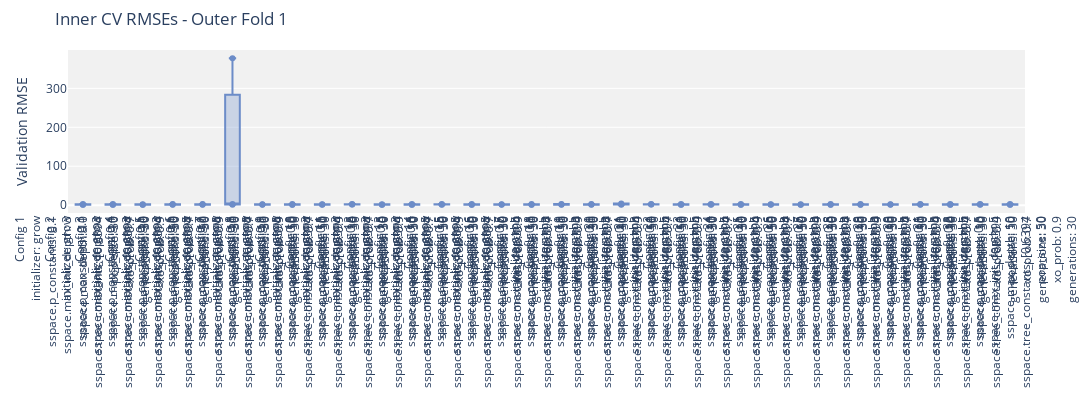
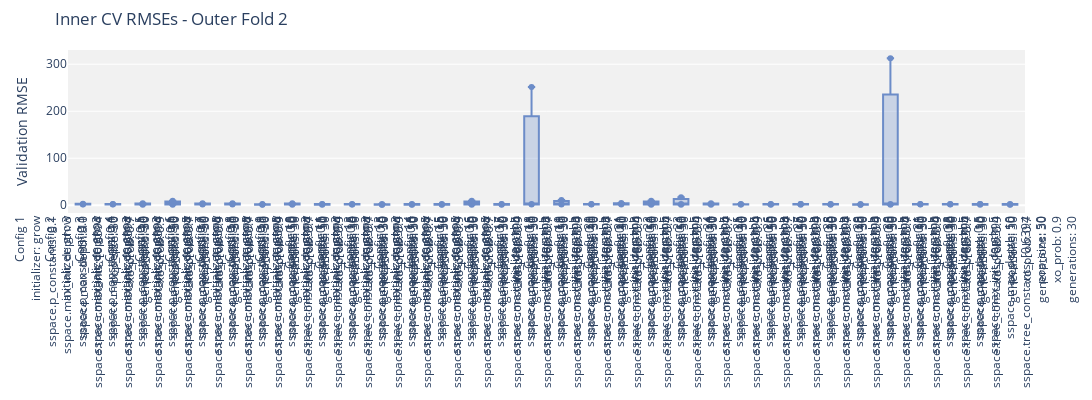
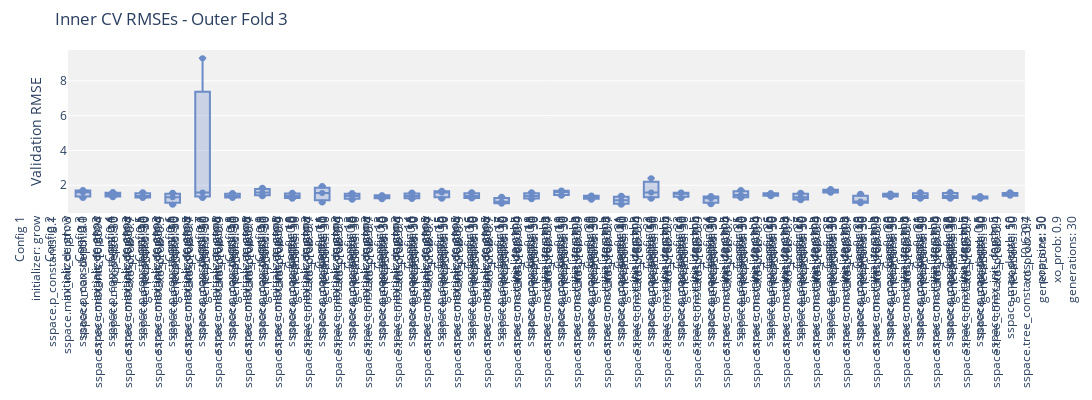
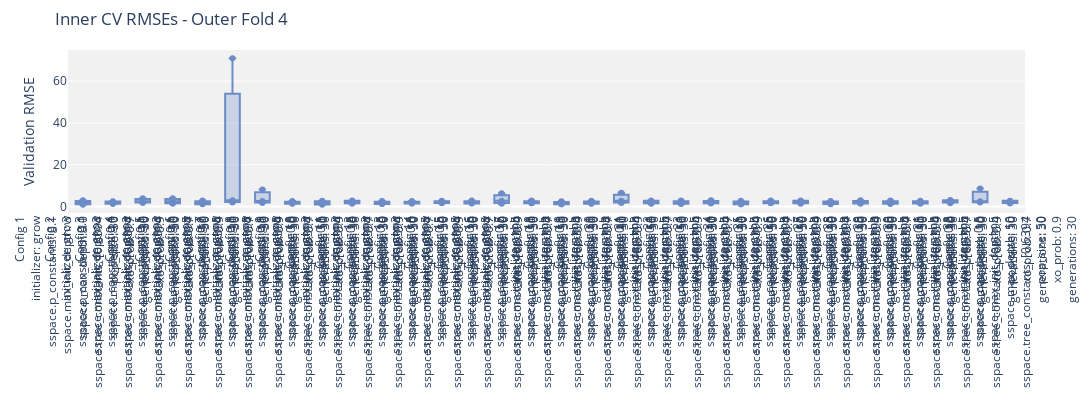

These figures' notebook cell, in order:
### Markdown cell above
| **Parameter**        | **Test Values**                                | **Why ??**                                                                                             |
| -------------------- | ----------------------------------------------------- | ----------------------------------------------------------------------------------------------------------------------------------------------- |
| `init_depth`         | `[3, 5]`                                              | Smaller initial trees (shallow depth) reduce the risk of overfitting early on. With 96 entries, you want simplicity and better generalization.  |
| `max_depth`          | `[10]`                                             | Limits the model's complexity. Deep trees overfit easily on small datasets. Capping depth avoids bloated or overly specific programs.           |
| `tree_constants`     | `[random.uniform(0, 1) for _ in range(9)] + [-1.]`    | Constants allow models to fine-tune predictions. Using a limited, balanced range prevents excessive reliance on constants (avoids "bloat").     |
| `p_constants`        | `[0.1, 0.5]`                                          | High constant probability makes the tree more about constants than structure. This is dangerous for small data — prefer 10–20% range.           |
| `tree_functions`     | `['add', 'subtract', 'multiply', 'divide']` | Basic arithmetic gives expressive power. `protected_divide` avoids runtime errors. Don’t add too many functions — it increases search space.    |
| `pop_size`           | `[20, 30, 50]`                                        | Small datasets don’t need huge populations. Lower sizes = faster runs and still enough diversity. 20–50 is a good starting point.               |
| `p_xo`               | `[0.7, 0.9]`                                          | Crossover (recombination) promotes diversity and generalization. On small data, too much crossover (close to 1.0) might disrupt good solutions. |
| `initializer`        | `"grow", "rhh"`                                       | `grow` creates variable-sized trees. `rhh` mixes it with `full`, adding diversity. `full` alone — it tends to create deep, overfit trees. |
| `elitism`            | `[True]`                                              | Keep the best solution in each generation. With few samples, losing the best-performing individual can seriously hurt performance.              |
| `n_iter`             | `30`                                                  | Reasonable trade-off between computation and convergence. Too many iterations with small data can lead to overfitting.                          |

### Code cell
TREE_CONSTANTS = [random.uniform(0, 1) for _ in range(9)] + [-1.]
param_grid = {
    'initializer': ['grow', 'rhh'],
    'sspace.p_constants': [0.1, 0.5], 
    'sspace.max_init_depth': [3, 5],
    'sspace.max_depth': [10],
    'sspace.tree_constants': [TREE_CONSTANTS],
    'pop_size': [30, 50],
    'xo_prob': [0.7, 0.9],
    'generations': [30],
}

# Seeds to test
seeds = [42, 123, 456]  # You can change these to any seeds you prefer

# Store results from all seeds
all_scores = []
all_best_models = []
all_results = []
all_validation = []

for seed in seeds:
    print(f"\n=== Running with seed: {seed} ===\n")
    
    # Set random seeds for reproducibility
    random.seed(seed)
    np.random.seed(seed)
    torch.manual_seed(seed)
    
    # Run the experiment
    scores, best_models, df_results, val_results = nested_cv_gp_slim_gsgp(
        X=X, y=y,
        param_grid=param_grid,
        gp_class=gp,
        k_outer=5, k_inner=3,
        seed=seed
    )
    
    # Store results
    all_scores.append(scores)
    all_best_models.append(best_models)
    all_results.append(df_results)
    all_validation.append(val_results)
